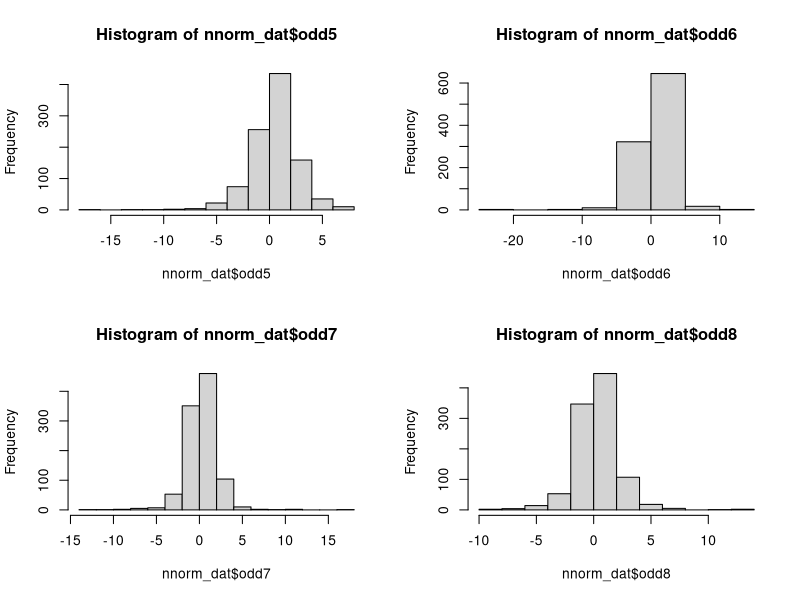
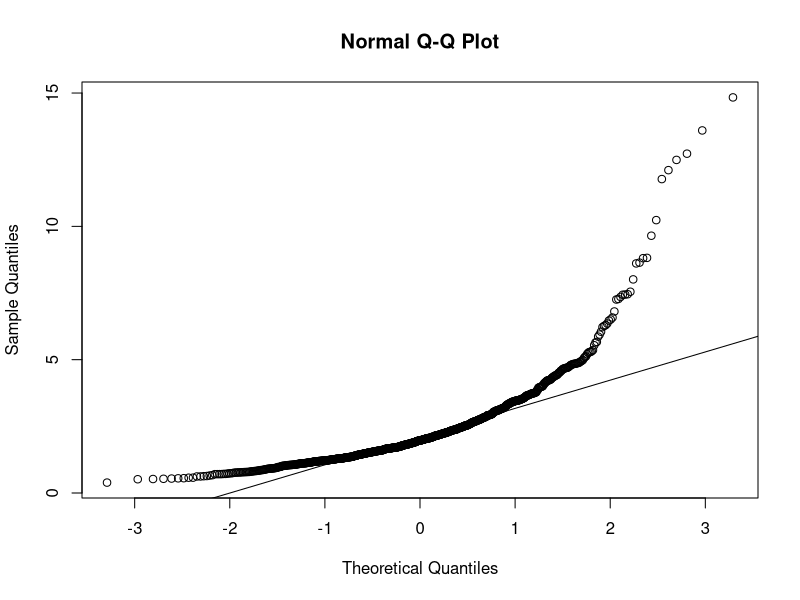

These figures' R source, in order: (Note: this script raises an error after producing the figures.)
## ---- chunk 1
library(lavaan)
## ---- chunk 2
nnorm_dat <- read.csv("nonnormal.csv", header = T)
head(nnorm_dat)
## ---- chunk 3
par(mfrow = c(2, 2)) #opens graph window with 2 rows 2 columns
hist(nnorm_dat$odd5)
hist(nnorm_dat$odd6)
hist(nnorm_dat$odd7)
hist(nnorm_dat$odd8)
## ---- chunk 4
#install.packages("psych")
library(psych)
describe(nnorm_dat)
## ---- chunk 5
par(mfrow = c(1, 1)) #opens graph window
mardia(nnorm_dat)
## ---- chunk 6
cfaSyn <- "
	odd =~ odd1 + odd2 + odd3 + odd4 + odd5 + odd6 + odd7 + odd8
"
## ---- chunk 7
mlrFit <- sem(cfaSyn, 
              data = nnorm_dat, 
              fixed.x = FALSE,
              estimator = "mlr")

summary(mlrFit, fit.measure = T)
## ---- chunk 8
odd <- read.csv("oddData.csv", header = T)
head(odd)
## ---- chunk 9
oddOneFac = '
	#Specify Overall Odd Factor
	odd  =~ odd1 + odd2 + odd3 + odd4 + odd5 + odd6 + odd7 + odd8
	'
## ---- chunk 10
oneFacFit <- sem(oddOneFac, 
                 data = odd,
                 ordered=c('odd1','odd2','odd3','odd4','odd5','odd6','odd7','odd8'), 
                 fixed.x = FALSE) 
#declare these as ordered variable

summary(oneFacFit, fit.measures = T)
## ---- chunk 11
FitMessy <- sem(oddOneFac, 
                data = odd,
                ordered=c('odd1','odd2','odd3','odd4','odd5','odd6','odd7','odd8'), 
                fixed.x = FALSE,
                estimator = "DWLS",
                #missing = 'fiml'
                ) 

FitMessy
#summary(FitMessy, fit.measures = T)
## ---- chunk 12
FitMessy <- sem(oddOneFac, 
                data = nnorm_dat,
                #ordered=c('odd1','odd2','odd3','odd4','odd5','odd6','odd7','odd8'), 
                fixed.x = FALSE,
                estimator = "mlr",
                missing = 'fiml') 

FitMessy
#summary(FitMessy, fit.measures = T)
